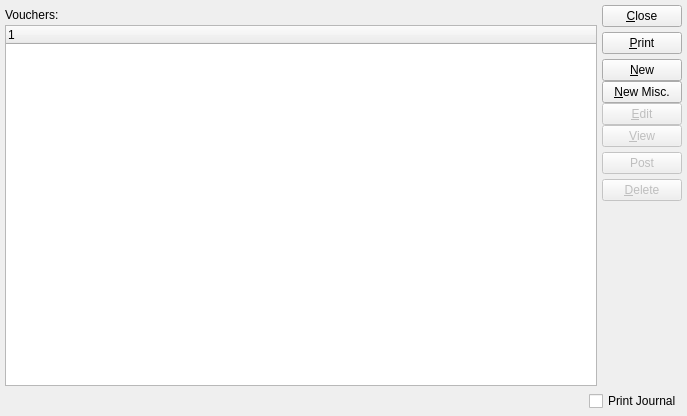
<?xml version="1.0" encoding="UTF-8"?>
<ui version="4.0">
 <comment>This file is part of the xTuple ERP: PostBooks Edition, a free and
open source Enterprise Resource Planning software suite,
Copyright (c) 1999-2018 by OpenMFG LLC, d/b/a xTuple.
It is licensed to you under the Common Public Attribution License
version 1.0, the full text of which (including xTuple-specific Exhibits)
is available at www.xtuple.com/CPAL.  By using this software, you agree
to be bound by its terms.</comment>
 <class>openVouchers</class>
 <widget class="QWidget" name="openVouchers">
  <property name="geometry">
   <rect>
    <x>0</x>
    <y>0</y>
    <width>687</width>
    <height>416</height>
   </rect>
  </property>
  <property name="windowTitle">
   <string>List Unposted Vouchers</string>
  </property>
  <layout class="QVBoxLayout">
   <item>
    <layout class="QHBoxLayout">
     <item>
      <layout class="QVBoxLayout">
       <property name="spacing">
        <number>0</number>
       </property>
       <item>
        <widget class="VendorGroup" name="_vendorgroup"/>
       </item>
       <item>
        <widget class="QLabel" name="_vouchersLit">
         <property name="sizePolicy">
          <sizepolicy hsizetype="Expanding" vsizetype="Fixed">
           <horstretch>0</horstretch>
           <verstretch>0</verstretch>
          </sizepolicy>
         </property>
         <property name="minimumSize">
          <size>
           <width>0</width>
           <height>20</height>
          </size>
         </property>
         <property name="text">
          <string>Vouchers:</string>
         </property>
        </widget>
       </item>
       <item>
        <widget class="XTreeWidget" name="_vohead">
         <property name="sizePolicy">
          <sizepolicy hsizetype="Expanding" vsizetype="Expanding">
           <horstretch>0</horstretch>
           <verstretch>0</verstretch>
          </sizepolicy>
         </property>
         <property name="selectionMode">
          <enum>QAbstractItemView::ExtendedSelection</enum>
         </property>
        </widget>
       </item>
      </layout>
     </item>
     <item>
      <layout class="QVBoxLayout">
       <property name="spacing">
        <number>0</number>
       </property>
       <item>
        <layout class="QVBoxLayout">
         <property name="spacing">
          <number>5</number>
         </property>
         <item>
          <widget class="QPushButton" name="_close">
           <property name="text">
            <string>&amp;Close</string>
           </property>
          </widget>
         </item>
         <item>
          <widget class="QPushButton" name="_print">
           <property name="text">
            <string>&amp;Print</string>
           </property>
          </widget>
         </item>
         <item>
          <layout class="QVBoxLayout">
           <property name="spacing">
            <number>0</number>
           </property>
           <item>
            <widget class="QPushButton" name="_new">
             <property name="enabled">
              <bool>true</bool>
             </property>
             <property name="text">
              <string>&amp;New</string>
             </property>
            </widget>
           </item>
           <item>
            <widget class="QPushButton" name="_newMisc">
             <property name="enabled">
              <bool>true</bool>
             </property>
             <property name="text">
              <string>&amp;New Misc.</string>
             </property>
            </widget>
           </item>
           <item>
            <widget class="QPushButton" name="_edit">
             <property name="enabled">
              <bool>false</bool>
             </property>
             <property name="text">
              <string>&amp;Edit</string>
             </property>
            </widget>
           </item>
           <item>
            <widget class="QPushButton" name="_view">
             <property name="enabled">
              <bool>false</bool>
             </property>
             <property name="text">
              <string>&amp;View</string>
             </property>
            </widget>
           </item>
          </layout>
         </item>
         <item>
          <widget class="QPushButton" name="_post">
           <property name="enabled">
            <bool>false</bool>
           </property>
           <property name="text">
            <string>Post</string>
           </property>
          </widget>
         </item>
         <item>
          <widget class="QPushButton" name="_delete">
           <property name="enabled">
            <bool>false</bool>
           </property>
           <property name="text">
            <string>&amp;Delete</string>
           </property>
          </widget>
         </item>
        </layout>
       </item>
       <item>
        <spacer>
         <property name="orientation">
          <enum>Qt::Vertical</enum>
         </property>
         <property name="sizeType">
          <enum>QSizePolicy::Expanding</enum>
         </property>
         <property name="sizeHint" stdset="0">
          <size>
           <width>20</width>
           <height>50</height>
          </size>
         </property>
        </spacer>
       </item>
      </layout>
     </item>
    </layout>
   </item>
   <item>
    <layout class="QHBoxLayout">
     <item>
      <spacer>
       <property name="orientation">
        <enum>Qt::Horizontal</enum>
       </property>
       <property name="sizeHint" stdset="0">
        <size>
         <width>40</width>
         <height>20</height>
        </size>
       </property>
      </spacer>
     </item>
     <item>
      <widget class="XCheckBox" name="_printJournal">
       <property name="text">
        <string>Print Journal</string>
       </property>
      </widget>
     </item>
    </layout>
   </item>
  </layout>
 </widget>
 <layoutdefault spacing="5" margin="5"/>
 <customwidgets>
  <customwidget>
   <class>VendorGroup</class>
   <extends>QWidget</extends>
   <header>vendorgroup.h</header>
  </customwidget>
  <customwidget>
   <class>XCheckBox</class>
   <extends>QCheckBox</extends>
   <header>xcheckbox.h</header>
  </customwidget>
  <customwidget>
   <class>XTreeWidget</class>
   <extends>QTreeWidget</extends>
   <header>xtreewidget.h</header>
   <container>1</container>
  </customwidget>
 </customwidgets>
 <tabstops>
  <tabstop>_vohead</tabstop>
  <tabstop>_new</tabstop>
  <tabstop>_newMisc</tabstop>
  <tabstop>_edit</tabstop>
  <tabstop>_view</tabstop>
  <tabstop>_post</tabstop>
  <tabstop>_delete</tabstop>
  <tabstop>_printJournal</tabstop>
  <tabstop>_print</tabstop>
  <tabstop>_close</tabstop>
 </tabstops>
 <resources/>
 <connections>
  <connection>
   <sender>_close</sender>
   <signal>clicked()</signal>
   <receiver>openVouchers</receiver>
   <slot>close()</slot>
   <hints>
    <hint type="sourcelabel">
     <x>20</x>
     <y>20</y>
    </hint>
    <hint type="destinationlabel">
     <x>20</x>
     <y>20</y>
    </hint>
   </hints>
  </connection>
  <connection>
   <sender>_vohead</sender>
   <signal>valid(bool)</signal>
   <receiver>_view</receiver>
   <slot>setEnabled(bool)</slot>
   <hints>
    <hint type="sourcelabel">
     <x>20</x>
     <y>20</y>
    </hint>
    <hint type="destinationlabel">
     <x>20</x>
     <y>20</y>
    </hint>
   </hints>
  </connection>
 </connections>
</ui>
